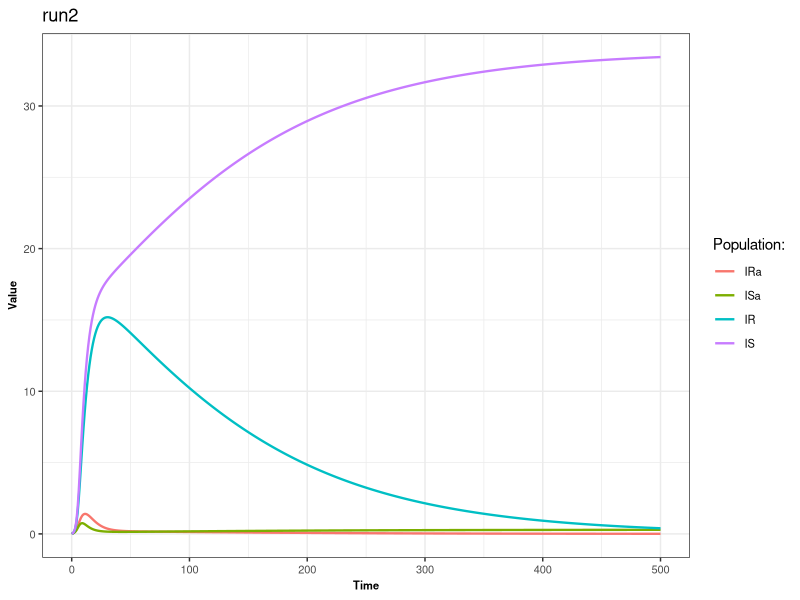
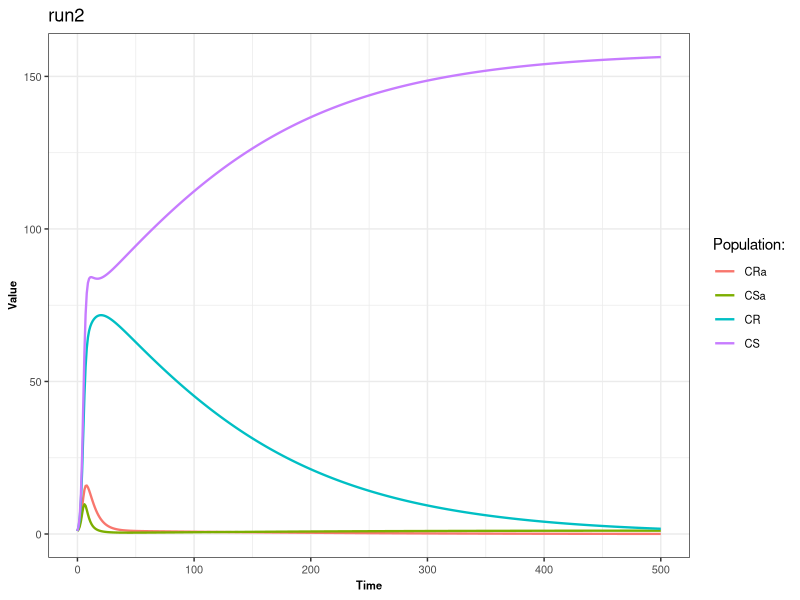
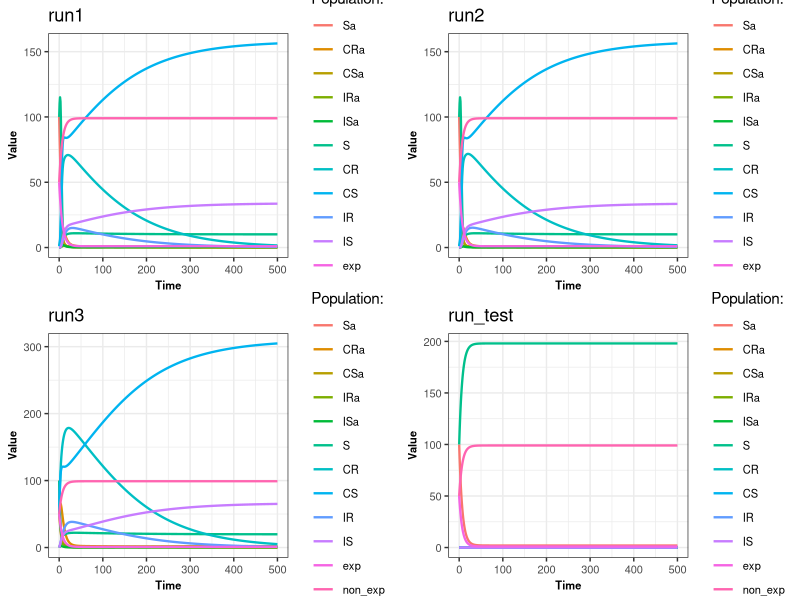

The R script that drew these images, in order:
library(deSolve)
library(ggplot2)
library(reshape2)
library(dplyr)
library(gridExtra)

Res_model <- function(t, pop, param) {
  
  with(as.list(c(pop, param)), {
    
    
    N=Sa+CRa+CSa+IRa+ISa+S+CR+CS+IR+IS
    
  
    
    dSa <- -Sa*((beta*ct*(CRa+IRa)/N)+(beta*ct*(CR+IR)/N)+beta*(CSa+ISa+CS+IS)/N)+delta*IRa+delta*ISa-omega*Sa+teta*S+gamma*CRa+(gamma+alpha)*CSa
    dCRa <- Sa*((beta*ct*(CRa+IRa)/N)+beta*ct*(CR+IR)/N)-gamma*CRa-rhoRa*CRa-omega*CRa+teta*CR
    dCSa <- Sa*(beta*(CSa+ISa+CS+IS)/N)-(gamma+alpha)*CSa-rhoSa*CSa-omega*CSa+teta*CS
    dIRa <- rhoRa*CRa-delta*IRa-omega*IRa+teta*IR
    dISa <- rhoSa*CSa-delta*ISa-omega*ISa+teta*IS
    
    dS <- -S*((beta*ct*(CRa+IRa)/N)+(beta*ct*(CR+IR)/N)+beta*(CSa+ISa+CS+IS)/N)+delta*IR+delta*IS+omega*Sa-teta*S+gamma*CR+gamma*CS
    dCR <- S*((beta*ct*(CRa+IRa)/N)+beta*ct*(CR+IR)/N)-gamma*CR-rho*CR+omega*CRa-teta*CR
    dCS <- S*(beta*(CSa+ISa+CS+IS)/N)-gamma*CS-rho*CS+omega*CSa-teta*CS
    dIR <- rho*CR-delta*IR+omega*IRa-teta*IR
    dIS <- rho*CS-delta*IS+omega*ISa-teta*IS
    
 
    res<-c(dSa,dCRa,dCSa,dIRa,dISa,dS,dCR,dCS,dIR,dIS)
    exp<-(Sa+CRa+CSa+IRa+ISa)*100/N
    non_exp<-(S+CR+CS+IR+IS)*100/N
    
    list(res,exp=exp,non_exp=non_exp)
    
  })
  
}

create_params<-function(beta=1,ct=0.8,delta=0.14,gamma=0.03,rho=0.03,rhoRa=0.03,rhoSa=0.03,teta=0.0014,omega=0.14,alpha=0.5)
{
  list(beta=beta,ct=ct,delta=delta,gamma=gamma,rho=rho,rhoRa=rhoRa,rhoSa=rhoSa,teta=teta,omega=omega,alpha=alpha)
}

create_initial_cond<-function(Sa0=100,CRa0=1,CSa0=1,IRa0=0,ISa0=0,S0=100,CR0=1,CS0=1,IR0=0,IS0=0){
  c(Sa=Sa0,CRa=CRa0,CSa=CSa0,IRa=IRa0,ISa=ISa0,S=S0,CR=CR0,CS=CS0,IR=IR0,IS=IS0)
}

run<-function(Init.cond,param,Tmax=500,dt=1){
  Time=seq(from=0,to=Tmax,by=dt)
  result = as.data.frame(lsoda(Init.cond, Time, Res_model,param))
  return(result)
  
}

graph<- function(data,filter_values){
  data_name<-as.character(substitute(data))
  if(!is.null(filter_values))
  {
    p<-data %>%
      melt(id = "time") %>%
      filter(variable %in% filter_values) %>%
      ggplot() +
      geom_line(aes(time, value, colour = variable), linewidth = 0.8) +
      theme_bw() +
      theme(axis.text = element_text(size = 8),
            axis.title = element_text(size = 8, face = "bold"),
            legend.text = element_text(size = 8)) +
      labs(title=data_name,x = "Time", y = "Value", colour = "Population:")
    
    
  }
  else{
    p<-data %>%
      melt(id = "time") %>%
      ggplot() +
      geom_line(aes(time, value, colour = variable), linewidth = 0.8) +
      theme_bw() +
      theme(axis.text = element_text(size = 8),
            axis.title = element_text(size = 8, face = "bold"),
            legend.text = element_text(size = 8)) +
      labs(title=data_name,x = "Time", y = "Value", colour = "Population:")
    
    
  }
  
  return(p)
}


param<-create_params()
Init.cond<-create_initial_cond(CRa0=0,CSa0=0,CR0=0,CS0=0)
run_test<-run(Init.cond,param)
runtest_g<-graph(run_test,NULL)


Init.cond<-create_initial_cond()
param<-create_params(rhoSa=0.08)
run1<-run(Init.cond,param)
run1_g<-graph(run1,NULL)

Init.cond<-create_initial_cond()
param<-create_params()
run2<-run(Init.cond,param)
run2_g<-graph(run2,NULL)
graph(run2,c("IRa","ISa","IR","IS"))
graph(run2,c("CRa","CSa","CR","CS"))

Init.cond<-create_initial_cond(CRa0=50,CSa0=50,CR0=50,CS0=50)
param<-create_params()
run3<-run(Init.cond,param)
run3_g<-graph(run3, NULL)




grid.arrange(run1_g,run2_g,run3_g,runtest_g,ncol=2)

# on s'interesse aux individus colonisés par une souche résistante avec présence d'antibiotiques et sans
gCR<-graph(run1,c("CRa","CR"))

# on s'interesse aux individus colonisés par la souche sensible en présence et absence d'antibiotiques
gCS<-graph(run1,c("CSa","CS"))

#On va s'interesser à au nombres d'individus colonisés par la soucghe suscepitble selon le taux d'antibiotiques alpha
{
results_df <- data.frame(Alpha = numeric(), Last_CSa = numeric())

Init.cond<-create_initial_cond()
param<-create_params(alpha=0.15)
alpha1<-run(Init.cond,param)
new_row=data.frame(Alpha=param$alpha, Last_CSa=tail(alpha1$CSa, n = 1))
results_df <- bind_rows(results_df, new_row)

param<-create_params(alpha=0.25)
alpha2<-run(Init.cond,param)
new_row=data.frame(Alpha=param$alpha, Last_CSa=tail(alpha2$CSa, n = 1))
results_df <- bind_rows(results_df, new_row)

param<-create_params(alpha=0.37)
alpha3<-run(Init.cond,param)
new_row=data.frame(Alpha=param$alpha, Last_CSa=tail(alpha3$CSa, n = 1))
results_df <- bind_rows(results_df, new_row)

param<-create_params(alpha=0.1)
alpha4<-run(Init.cond,param)
new_row=data.frame(Alpha=param$alpha, Last_CSa=tail(alpha4$CSa, n = 1))
results_df <- bind_rows(results_df, new_row)

param<-create_params(alpha=0.86)
alpha5<-run(Init.cond,param)
new_row=data.frame(Alpha=param$alpha, Last_CSa=tail(alpha5$CSa, n = 1))
results_df <- bind_rows(results_df, new_row)

param<-create_params(alpha=0.5)
alpha6<-run(Init.cond,param)
new_row=data.frame(Alpha=param$alpha, Last_CSa=tail(alpha6$CSa, n = 1))
results_df <- bind_rows(results_df, new_row)

param<-create_params(alpha=0.68)
alpha7<-run(Init.cond,param)
new_row=data.frame(Alpha=param$alpha, Last_CSa=tail(alpha7$CSa, n = 1))
results_df <- bind_rows(results_df, new_row)

param<-create_params(alpha=0.90)
alpha8<-run(Init.cond,param)
new_row=data.frame(Alpha=param$alpha, Last_CSa=tail(alpha8$CSa, n = 1))
results_df <- bind_rows(results_df, new_row)

param<-create_params(alpha=0)
alpha9<-run(Init.cond,param)
new_row=data.frame(Alpha=param$alpha, Last_CSa=tail(alpha9$CSa, n = 1))
results_df <- bind_rows(results_df, new_row)

param<-create_params(alpha=1)
alpha10<-run(Init.cond,param)
new_row=data.frame(Alpha=param$alpha, Last_CSa=tail(alpha10$CSa, n = 1))
results_df <- bind_rows(results_df, new_row)

ggplot(data   = results_df,              
       mapping = aes(x = Alpha,    
                     y = Last_CSa)) +   
  geom_point(color="blue")+
  geom_line(color="purple")+
  theme_bw()+
  labs(title="Number of people in CSa according to the rate of antiobiotics (alpha)")


graph_alpha<-ggplot() + 
  geom_line(data=alpha9, aes(x=time,y=CSa), stat = "identity", colour="orange")+
  geom_line(data=alpha4, aes(x=time,y=CSa), stat = "identity", colour="blue")+
  geom_line(data=alpha6, aes(x=time,y=CSa), stat = "identity", colour="green")+
  geom_line(data=alpha8, aes(x=time,y=CSa),stat = "identity", colour="red")+
  geom_line(data=alpha10, aes(x=time,y=CSa),stat = "identity", colour="pink")+
  labs(title="People colonized by a sensitive strain, exposed to antibiotics",x = "Time", y = "CSa")+
  theme_bw()

graph_alpha_I<-ggplot() + 
  geom_line(data=alpha9, aes(x=time,y=ISa), stat = "identity", colour="orange")+
  geom_line(data=alpha4, aes(x=time,y=ISa), stat = "identity", colour="blue")+
  geom_line(data=alpha6, aes(x=time,y=ISa), stat = "identity", colour="green")+
  geom_line(data=alpha8, aes(x=time,y=ISa),stat = "identity", colour="red")+
  geom_line(data=alpha10, aes(x=time,y=ISa),stat = "identity", colour="pink")+
  labs(title="People infected by a sensitive strain, exposed to antibiotics",x = "Time", y = "ISa")+
  theme_bw()

}
